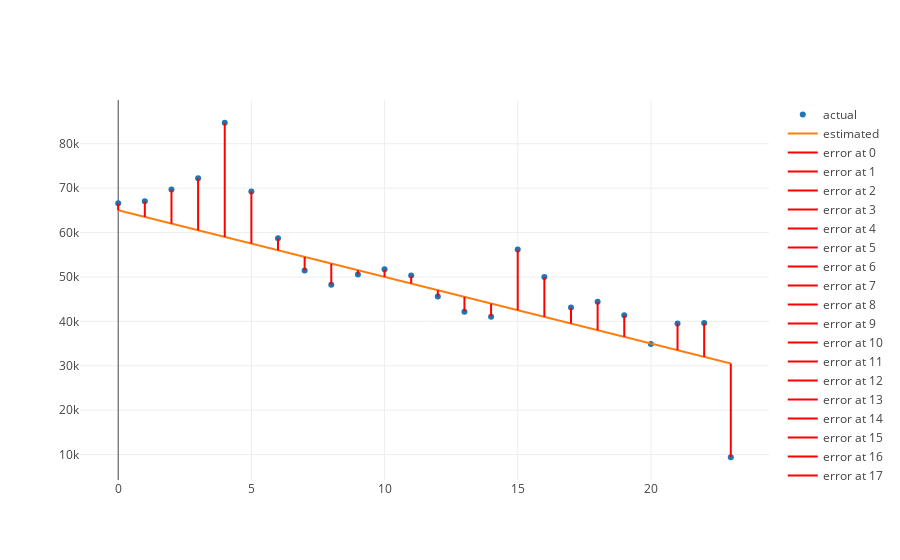

Here is the notebook cell this chart was saved with:
### Code cell
regression_model = {'x': month_numbers, 'y': y_hats, 'mode': 'lines', 'name': 'estimated'}
iplot([actual_trace, regression_model ] + error_traces)

### Figure 1 — Plotly figure (JSON) as saved in the notebook; plotly's stock layout.template omitted (floating-point values rounded to 4 significant figures)
{"data": [{"mode": "markers", "name": "actual", "type": "scatter", "uid": "3de75a4e-78b3-4c6d-b2f3-61b85d4c8448", "x": [0, 1, 2, 3, 4, 5, 6, 7, 8, 9, 10, 11, 12, 13, 14, 15, 16, 17, 18, 19, 20, 21, 22, 23], "y": [66609, 67048, 69664, 72238, 84721, 69224, 58697, 51430, 48239, 50574, 51707, 50305, 45590, 42180, 41054, 56182, 49965, 43094, 44414, 41393, 34903, 39535, 39627, 9400]}, {"mode": "lines", "name": "estimated", "type": "scatter", "uid": "8ba0f000-3855-4c30-95dc-303aa96ea59b", "x": [0, 1, 2, 3, 4, 5, 6, 7, 8, 9, 10, 11, 12, 13, 14, 15, 16, 17, 18, 19, 20, 21, 22, 23], "y": [65000, 63500, 62000, 60500, 59000, 57500, 56000, 54500, 53000, 51500, 50000, 48500, 47000, 45500, 44000, 42500, 41000, 39500, 38000, 36500, 35000, 33500, 32000, 30500]}, {"hoverinfo": "none", "marker": {"color": "red"}, "mode": "lines", "name": "error at 0", "text": ["1609"], "textposition": "top right", "type": "scatter", "uid": "23f3d609-4675-4b26-a266-0fbbe1f05840", "x": [0, 0], "y": [65000, 66609]}, {"hoverinfo": "none", "marker": {"color": "red"}, "mode": "lines", "name": "error at 1", "text": ["3548"], "textposition": "top right", "type": "scatter", "uid": "1ad9a73d-6264-42ad-b74d-6d7a1a757fdf", "x": [1, 1], "y": [63500, 67048]}, {"hoverinfo": "none", "marker": {"color": "red"}, "mode": "lines", "name": "error at 2", "text": ["7664"], "textposition": "top right", "type": "scatter", "uid": "12eec9e2-ffca-4761-bb13-ad41f7db90b1", "x": [2, 2], "y": [62000, 69664]}, {"hoverinfo": "none", "marker": {"color": "red"}, "mode": "lines", "name": "error at 3", "text": ["11738"], "textposition": "top right", "type": "scatter", "uid": "15c839dc-fa4b-4f78-88e3-570b211021b4", "x": [3, 3], "y": [60500, 72238]}, {"hoverinfo": "none", "marker": {"color": "red"}, "mode": "lines", "name": "error at 4", "text": ["25721"], "textposition": "top right", "type": "scatter", "uid": "8710fef2-3ed5-4010-a5b3-10ea19222e42", "x": [4, 4], "y": [59000, 84721]}, {"hoverinfo": "none", "marker": {"color": "red"}, "mode": "lines", "name": "error at 5", "text": ["11724"], "textposition": "top right", "type": "scatter", "uid": "f1282bcf-47df-4216-aa4f-6409c3f36ae0", "x": [5, 5], "y": [57500, 69224]}, {"hoverinfo": "none", "marker": {"color": "red"}, "mode": "lines", "name": "error at 6", "text": ["2697"], "textposition": "top right", "type": "scatter", "uid": "e1b63ac5-681f-4c61-b7ad-12c82acc114c", "x": [6, 6], "y": [56000, 58697]}, {"hoverinfo": "none", "marker": {"color": "red"}, "mode": "lines", "name": "error at 7", "text": ["-3070"], "textposition": "top right", "type": "scatter", "uid": "7807ca2c-190c-44d3-94a1-4bd5e57693c0", "x": [7, 7], "y": [54500, 51430]}, {"hoverinfo": "none", "marker": {"color": "red"}, "mode": "lines", "name": "error at 8", "text": ["-4761"], "textposition": "top right", "type": "scatter", "uid": "83b55d45-5fb8-4382-8072-cf28389ca73d", "x": [8, 8], "y": [53000, 48239]}, {"hoverinfo": "none", "marker": {"color": "red"}, "mode": "lines", "name": "error at 9", "text": ["-926"], "textposition": "top right", "type": "scatter", "uid": "93c0637a-170b-4387-99bb-34e1edf88c58", "x": [9, 9], "y": [51500, 50574]}, {"hoverinfo": "none", "marker": {"color": "red"}, "mode": "lines", "name": "error at 10", "text": ["1707"], "textposition": "top right", "type": "scatter", "uid": "bd3cc411-5bfe-48a1-886b-e64b91f5de0f", "x": [10, 10], "y": [50000, 51707]}, {"hoverinfo": "none", "marker": {"color": "red"}, "mode": "lines", "name": "error at 11", "text": ["1805"], "textposition": "top right", "type": "scatter", "uid": "980d4310-b4e0-46eb-8e7f-b5fcac82cff4", "x": [11, 11], "y": [48500, 50305]}, {"hoverinfo": "none", "marker": {"color": "red"}, "mode": "lines", "name": "error at 12", "text": ["-1410"], "textposition": "top right", "type": "scatter", "uid": "e94a1bcf-5e60-4307-987c-e9d76c8f6688", "x": [12, 12], "y": [47000, 45590]}, {"hoverinfo": "none", "marker": {"color": "red"}, "mode": "lines", "name": "error at 13", "text": ["-3320"], "textposition": "top right", "type": "scatter", "uid": "53c92cd7-2271-44dd-bcda-4e2b96c33a98", "x": [13, 13], "y": [45500, 42180]}, {"hoverinfo": "none", "marker": {"color": "red"}, "mode": "lines", "name": "error at 14", "text": ["-2946"], "textposition": "top right", "type": "scatter", "uid": "70307c36-c9b7-4dd8-bd76-23a0ff5cad80", "x": [14, 14], "y": [44000, 41054]}, {"hoverinfo": "none", "marker": {"color": "red"}, "mode": "lines", "name": "error at 15", "text": ["13682"], "textposition": "top right", "type": "scatter", "uid": "a6d79ef8-8636-4dfc-a29a-6df1eedd751f", "x": [15, 15], "y": [42500, 56182]}, {"hoverinfo": "none", "marker": {"color": "red"}, "mode": "lines", "name": "error at 16", "text": ["8965"], "textposition": "top right", "type": "scatter", "uid": "3bb5e0b2-94f3-4be6-8033-fc748837effb", "x": [16, 16], "y": [41000, 49965]}, {"hoverinfo": "none", "marker": {"color": "red"}, "mode": "lines", "name": "error at 17", "text": ["3594"], "textposition": "top right", "type": "scatter", "uid": "3a88f627-a3fb-49e0-9e29-7ce578ce3029", "x": [17, 17], "y": [39500, 43094]}, {"hoverinfo": "none", "marker": {"color": "red"}, "mode": "lines", "name": "error at 18", "text": ["6414"], "textposition": "top right", "type": "scatter", "uid": "42c0d07c-a8d7-4efe-b61e-2b255b852153", "x": [18, 18], "y": [38000, 44414]}, {"hoverinfo": "none", "marker": {"color": "red"}, "mode": "lines", "name": "error at 19", "text": ["4893"], "textposition": "top right", "type": "scatter", "uid": "201a999d-cd19-4d57-97a9-e3c51e703d6a", "x": [19, 19], "y": [36500, 41393]}, {"hoverinfo": "none", "marker": {"color": "red"}, "mode": "lines", "name": "error at 20", "text": ["-97"], "textposition": "top right", "type": "scatter", "uid": "2cc26f5e-6464-4c38-a403-4de08d21bfd8", "x": [20, 20], "y": [35000, 34903]}, {"hoverinfo": "none", "marker": {"color": "red"}, "mode": "lines", "name": "error at 21", "text": ["6035"], "textposition": "top right", "type": "scatter", "uid": "a0a9d423-3cf9-44da-b2ac-808a11145b14", "x": [21, 21], "y": [33500, 39535]}, {"hoverinfo": "none", "marker": {"color": "red"}, "mode": "lines", "name": "error at 22", "text": ["7627"], "textposition": "top right", "type": "scatter", "uid": "88fed148-49cc-4048-a751-94aafb88c2e7", "x": [22, 22], "y": [32000, 39627]}, {"hoverinfo": "none", "marker": {"color": "red"}, "mode": "lines", "name": "error at 23", "text": ["-21100"], "textposition": "top right", "type": "scatter", "uid": "729f35cf-ffc4-47b7-be9a-a2e38a394a71", "x": [23, 23], "y": [30500, 9400]}], "layout": {"autosize": true, "xaxis": {"autorange": true, "range": [-1.418, 24.42], "type": "linear"}, "yaxis": {"autorange": true, "range": [3883.0, 90240.0], "type": "linear"}}}
